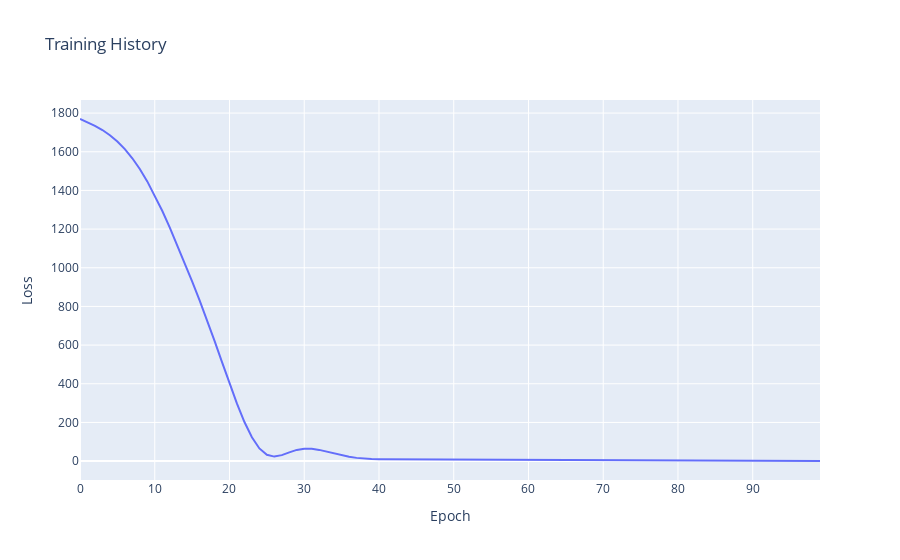

The notebook cell saved with this chart:
### Code cell
# - - - - - - - - - - - - - - - - - - - - - - - - - - - - - - - - - - - - - - -
# Plot the training history
# - - - - - - - - - - - - - - - - - - - - - - - - - - - - - - - - - - - - - - -

fig = go.Figure()
fig.add_trace(go.Scatter(x=history.epoch, y=history.history['loss'], mode='lines', name='loss'))
fig.update_layout(title="Training History", xaxis_title="Epoch", yaxis_title="Loss")
fig.show()

### Figure 1 — Plotly figure (JSON) as saved in the notebook; plotly's stock layout.template omitted (floating-point values rounded to 4 significant figures)
{"data": [{"mode": "lines", "name": "loss", "type": "scatter", "x": [0, 1, 2, 3, 4, 5, 6, 7, 8, 9, 10, 11, 12, 13, 14, 15, 16, 17, 18, 19, 20, 21, 22, 23, 24, 25, 26, 27, 28, 29, 30, 31, 32, 33, 34, 35, 36, 37, 38, 39, 40, 41, 42, 43, 44, 45, 46, 47, 48, 49, 50, 51, 52, 53, 54, 55, 56, 57, 58, 59, 60, 61, 62, 63, 64, 65, 66, 67, 68, 69, 70, 71, 72, 73, 74, 75, 76, 77, 78, 79, 80, 81, 82, 83, 84, 85, 86, 87, 88, 89, 90, 91, 92, 93, 94, 95, 96, 97, 98, 99], "y": [1769.0, 1752.0, 1734.0, 1712.0, 1686.0, 1653.0, 1613.0, 1566.0, 1511.0, 1447.0, 1375.0, 1295.0, 1209.0, 1118.0, 1025.0, 929.2, 830.9, 728.6, 621.8, 511.9, 402.1, 297.0, 202.1, 123.1, 65.56, 32.69, 23.33, 30.89, 45.36, 57.98, 64.31, 63.81, 58.07, 49.28, 39.49, 30.25, 22.52, 16.73, 12.89, 10.71, 9.787, 9.658, 9.917, 10.24, 10.43, 10.36, 10.03, 9.474, 8.779, 8.032, 7.314, 6.682, 6.164, 5.764, 5.463, 5.234, 5.045, 4.872, 4.697, 4.513, 4.318, 4.117, 3.917, 3.724, 3.541, 3.369, 3.208, 3.057, 2.912, 2.773, 2.638, 2.507, 2.379, 2.256, 2.138, 2.025, 1.918, 1.817, 1.72, 1.629, 1.543, 1.461, 1.384, 1.311, 1.242, 1.178, 1.117, 1.06, 1.007, 0.9571, 0.9102, 0.866, 0.8243, 0.7849, 0.7477, 0.7125, 0.6791, 0.6476, 0.6177, 0.5893]}], "layout": {"title": {"text": "Training History"}, "xaxis": {"title": {"text": "Epoch"}}, "yaxis": {"title": {"text": "Loss"}}}}
